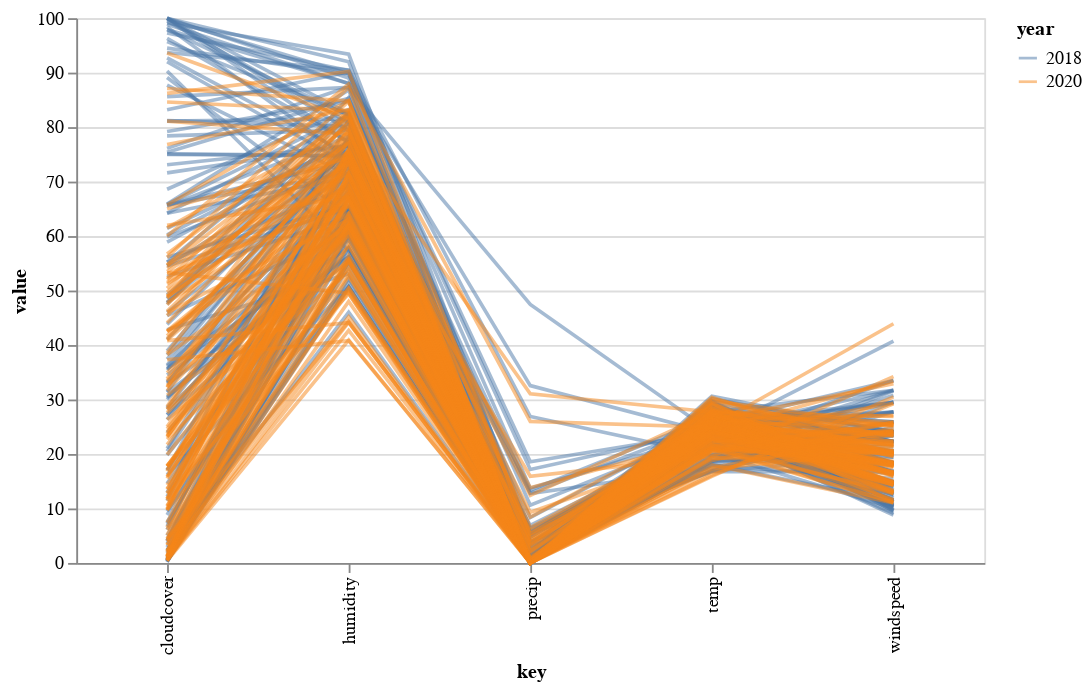

Notebook code cell kept with this figure:
### Code cell
alt.Chart(coll_weather, width=500).transform_window(
    index='count()'
).transform_fold(
    ['temp', 'precip', 'windspeed', 'humidity', 'cloudcover',]
).mark_line().encode(
    x='key:N',
    y='value:Q',
    color='year:N',
    detail='index:N',
    opacity=alt.value(0.5)
)

### Figure 1 — Vega-Lite specification as saved in the notebook (floating-point values rounded to 4 significant figures; data arrays with more than 128 entries replaced by an {"elided": "..."} marker saying what was removed)
{"config": {"view": {"continuousWidth": 300, "continuousHeight": 300}}, "data": {"name": "data-808de61815429b5c772e1d85c8759791"}, "mark": {"type": "line"}, "encoding": {"color": {"field": "year", "type": "nominal"}, "detail": {"field": "index", "type": "nominal"}, "opacity": {"value": 0.5}, "x": {"field": "key", "type": "nominal"}, "y": {"field": "value", "type": "quantitative"}}, "transform": [{"window": [{"op": "count", "as": "index"}]}, {"fold": ["temp", "precip", "windspeed", "humidity", "cloudcover"]}], "width": 500, "$schema": "https://vega.github.io/schema/vega-lite/v5.8.0.json", "datasets": {"data-808de61815429b5c772e1d85c8759791": {"elided": "244 records"}}}
